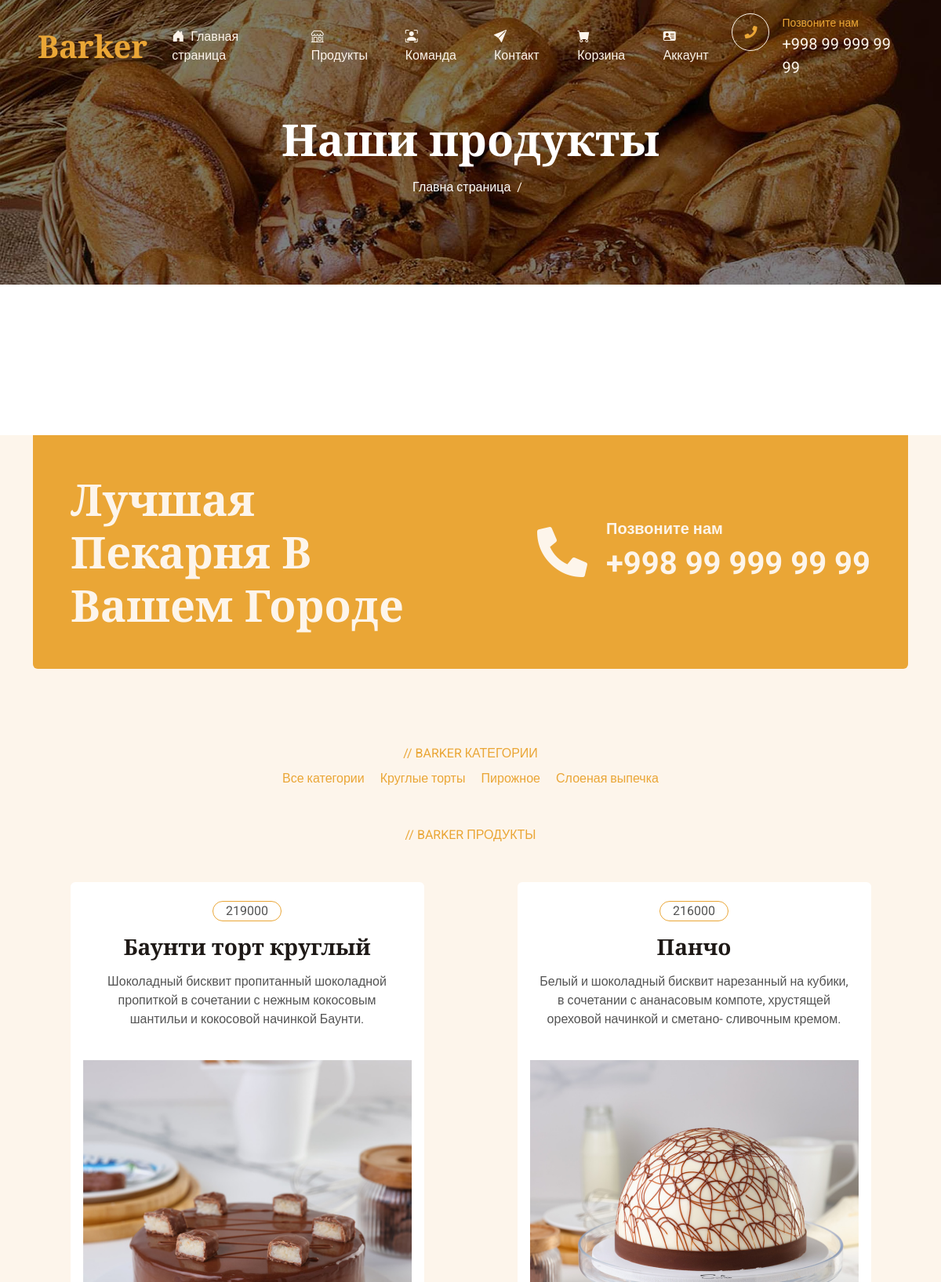
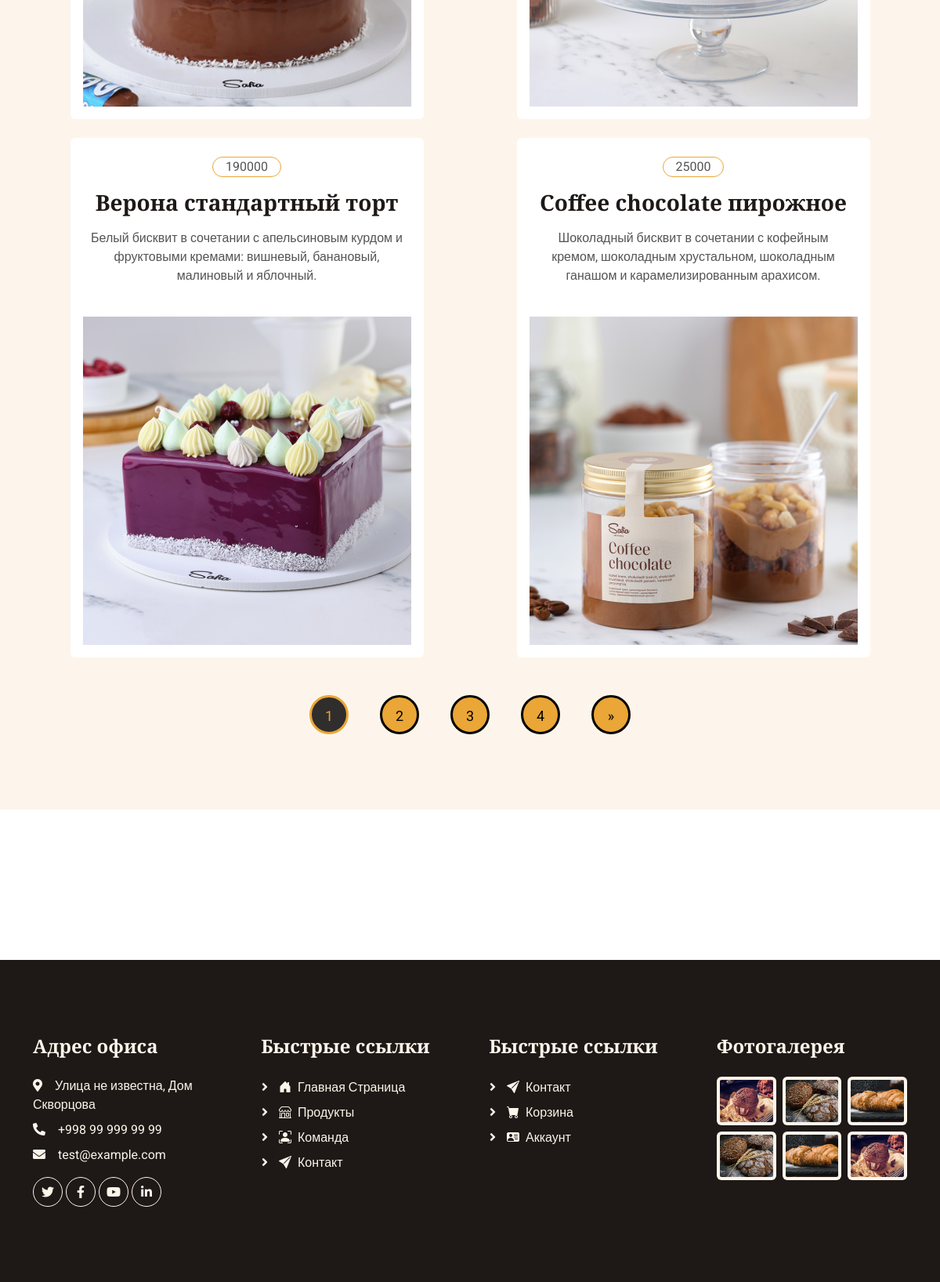
Screenshot of /products/ with the database file from the repository (2 pictures, top to bottom).
### pages/models.py (models this page shows, shortened)
class Categories(models.Model):
    name = models.CharField(max_length=255, verbose_name='Имя категории')
    image = models.ImageField(upload_to='image/categories/', verbose_name='Картинка категории')
    def __str__(self):
        return self.name
    class Meta:
        ordering = ['pk']
        verbose_name = 'Категория'
        verbose_name_plural = 'Категории'

class Products(models.Model):
    title = models.CharField(max_length=255, verbose_name='Заголовок')
    price = models.IntegerField(default=0, verbose_name='Стоимость')
    category = models.ForeignKey(Categories, on_delete=models.CASCADE, verbose_name='Категория')
    description = models.TextField(verbose_name='Описание на детальную страницу')
    quantity = models.IntegerField(default=0, verbose_name='Количество')
    slug = models.SlugField(max_length=255, verbose_name='ссылка до продукта')
    def get_first_image(self):
        photo = self.product_image.all().first()
        if photo is not None:
            return photo.image.url
        else:
            return 'https://kartinkof.club/uploads/posts/2022-06/1655949284_11-kartinkof-club-p-kartinki-s-nadpisyu-net-ya-s-gorla-12.jpg'
    def get_absolute_url(self):
        return reverse('detail_path', kwargs={'slug_path': self.slug})
    class Meta:
        ordering = ['pk']
        verbose_name = 'Продукт'
        verbose_name_plural = 'Продукты'

class ProductGallery(models.Model):
    product = models.ForeignKey(Products, on_delete=models.CASCADE, related_name='product_image')
    image = models.ImageField(upload_to=f'image/product/', blank=True, null=True)

### pages/views.py (the view)
# urls.py: path('products/', views.ListProductPages.as_view(), name='product_list_path'),
class ListProductPages(ListView):
    model = Products
    context_object_name = 'products'
    template_name = 'pages/list_product.html'
    paginate_by = 4
    extra_context = {
        'title': 'Продукты Barker',
        'title_header': 'Наши продукты'
    }

### pages/templatetags/pages_simple_tag.py (called while the page is built)
def translator_text(text):
    connect_trans = Translator()
    return connect_trans.translate(text, dest='ru').text

@register.simple_tag()
def get_categories():
    return Categories.objects.all()

@register.simple_tag()
def get_path_page(path):
    list_text_in_path = list(filter(lambda t: len(t) > 0, str(path).split('/')))
    if '-' in list_text_in_path[::-1][0]:
        trash_obj = list_text_in_path[::-1][0]
        list_text_in_path.remove(trash_obj)
    content = list(map(translator_text, list_text_in_path))
    content.insert(0, 'Главна страница')
    return [word.capitalize for word in content]

### pages/templates/pages/list_product.html (shortened to what this page needs)
{% extends 'base.html' %}
{% load pages_simple_tag %}
{% block content %}
{% include 'pages_component/_header.html' %}
<div class="container-xxl bg-light my-6 py-6 pt-0" style="margin: 12rem 0;">
    <div class="container">
        <div class="bg-primary text-light rounded-bottom p-5 my-6 mt-0 wow fadeInUp" data-wow-delay="0.1s">
            <div class="row g-4 align-items-center">
                <div class="col-lg-6">
                    <h1 class="display-4 text-light mb-0">Лучшая Пекарня В Вашем Городе</h1>
                </div>
                <div class="col-lg-6 text-lg-end">
                    <div class="d-inline-flex align-items-center text-start">
                        <i class="fa fa-phone-alt fa-4x flex-shrink-0"></i>
                        <div class="ms-4">
                            <p class="fs-5 fw-bold mb-0">Позвоните нам</p>
                            <p class="fs-1 fw-bold mb-0">+998 99 999 99 99</p>
                        </div>
                    </div>
                </div>
            </div>
        </div>
        <div class="text-center mx-auto mb-5 wow fadeInUp" data-wow-delay="0.1s" style="max-width: 500px;">
            <p class="text-primary text-uppercase mb-2">// Barker Категории</p>
            {% get_categories as categories %}
            <div class="d-flex justify-content-around mb-5">
                <a href="{% url 'product_list_path' %}">Все категории</a>
                {% for category in categories %}
                <a href="{% url 'show_category_path' category.name %}">{{ category }}</a>
                {% endfor %}
            </div>
            <p class="text-primary text-uppercase mb-2">// Barker Продукты</p>
        </div>
        <div class="row g-4">
            {% for product in products %}
            <div class="col-lg-5 col-md-6 wow fadeInUp mx-auto" data-wow-delay="0.{{ forloop.counter }}s">
                <div class="product-item d-flex flex-column bg-white rounded overflow-hidden h-100">
                    <div class="text-center p-4">
                        <div class="d-inline-block border border-primary rounded-pill px-3 mb-3">
                            {{ product.price }}
                        </div>
                        <h3 class="mb-3">{{ product.title }}</h3>
                        <span>{{ product.description }}</span>
                    </div>
                    <div class="position-relative mt-auto">
                        <img class="img-fluid p-3" src="{{ product.get_first_image }}" alt="">
                    </div>
                </div>
            </div>
            {% endfor %}
        </div>
        {% if products %}
        <div class="d-flex justify-content-center mt-5">
            <div class="d-flex justify-content-between">
                {% for p in page_obj.paginator.page_range %}
                {% if p == page_obj.number %}
                <a class="custom-page-link-active" href="?page={{ p }}">
                    {{ p }}
                </a>
                {% else %}
                <a class="custom-page-link" href="?page={{ p }}">
                    {{ p }}
                </a>
                {% endif %}
                {% endfor %}
                {% if page_obj.has_next %}
                <a class="custom-page-link" href="?page={{ page_obj.next_page_number }}"
                   aria-label="Next">
                    <span aria-hidden="true">&raquo;</span>
                </a>
                {% endif %}
            </div>
        </div>
        {% endif %}
    </div>
</div>
{% endblock content %}

### templates/base.html (shortened to what this page needs)
<!DOCTYPE html>
<html lang="en">
<head>
    {% include 'connections/_link_css.html' %}
</head>
<body>
{% include 'components/_navbar.html' %}
{% block content %}
{% endblock content %}
{% include 'components/_footer.html' %}
</body>
</html>

### templates/connections/_link_css.html (shortened to what this page needs)
{% load static %}
<link href="https://cdnjs.cloudflare.com/ajax/libs/font-awesome/5.10.0/css/all.min.css" rel="stylesheet">
<link rel="stylesheet" href="https://cdn.jsdelivr.net/npm/bootstrap-icons@1.11.3/font/bootstrap-icons.min.css">
<link href="{% static 'lib/animate/animate.min.css' %}" rel="stylesheet">
<link href="{% static 'lib/owlcarousel/assets/owl.carousel.min.css' %}" rel="stylesheet">
<link href="{% static 'css/bootstrap.min.css' %}" rel="stylesheet">
<link href="{% static 'css/style.css' %}" rel="stylesheet">

### templates/components/_navbar.html (shortened to what this page needs)
<nav class="navbar navbar-expand-lg navbar-dark fixed-top py-lg-0 px-lg-5 wow fadeIn" data-wow-delay="0.1s">
    <a href="index.html" class="navbar-brand ms-4 ms-lg-0">
        <h1 class="text-primary m-0">Barker</h1>
    </a>
    <div class="collapse navbar-collapse" id="navbarCollapse">
        <div class="navbar-nav mx-auto p-4 p-lg-0">
            <a href="{% url 'index_path' %}" class="nav-item nav-link {% if active == 'home' %} active {% endif %}">
                <i class="bi bi-house-door-fill pe-2"></i>Главная страница
            </a>
            <a href="{% url 'product_list_path' %}"
               class="nav-item nav-link {% if active == 'shop' %} active {% endif %}">
                <i class="bi bi-shop pe-2"></i>Продукты
            </a>
            <a href="{% url 'team_path' %}" class="nav-item nav-link {% if active == 'team' %} active {% endif %}">
                <i class="bi bi-person-bounding-box pe-2"></i>Команда
            </a>
            <a href="{% url 'index_path' %}"
               class="nav-item nav-link {% if active == 'send_gmail' %} active {% endif %}">
                <i class="bi bi-send-fill pe-2"></i>Контакт
            </a>
            <a href="{% url 'index_path' %}" class="nav-item nav-link {% if active == 'card' %} active {% endif %}">
                <i class="bi bi-cart-fill pe-2"></i>Корзина
            </a>
            {% if not request.user.is_authenticated %}
            <a href="{% url 'index_path' %}" class="nav-item nav-link {% if active == 'account' %} active {% endif %}"
               data-bs-toggle="modal" data-bs-target="#exampleModalLogic">
                <i class="bi bi-person-vcard-fill"></i>
                Аккаунт
            </a>
            {% else %}
            <a href="{% url 'index_path' %}" class="nav-item nav-link" data-bs-toggle="modal"
               data-bs-target="#exampleModalLogout">
                <i class="bi bi-person-fill-x"></i>
                Выйти из аккаунта
            </a>
            {% endif %}
        </div>
        <div class=" d-none d-lg-flex">
            <div class="flex-shrink-0 btn-lg-square border border-light rounded-circle">
                <i class="fa fa-phone text-primary"></i>
            </div>
            <div class="ps-3">
                <small class="text-primary mb-0">Позвоните нам</small>
                <p class="text-light fs-5 mb-0">+998 99 999 99 99</p>
            </div>
        </div>
    </div>
</nav>

### pages/templates/pages_component/_header.html
{% load pages_simple_tag %}
<div class="container-fluid page-header py-6 wow fadeIn" data-wow-delay="0.1s">
    <div class="container text-center pt-5 pb-3">
        <h1 class="display-4 text-white animated slideInDown mb-3">{{ title_header }}</h1>
        <nav aria-label="breadcrumb animated slideInDown">
            {% get_path_page request.path as path %}
            <ol class="breadcrumb justify-content-center mb-0">
                {% for p in path %}
                {% if forloop.first %}
                <li class="breadcrumb-item"><a class="text-white" href="#">{{ p }}</a></li>
                {% elif forloop.last %}
                <li class="breadcrumb-item text-primary active" aria-current="page">{{ p }}</li>
                {% else %}
                <li class="breadcrumb-item"><a class="text-white" href="#">{{ p }}</a></li>
                {% endif %}
                {% endfor %}
            </ol>
        </nav>
    </div>
</div>

### templates/connections/_script_js.html (shortened to what this page needs)
{% load static %}

### templates/components/_footer.html
{% load static %}
<div class="container-fluid bg-dark text-light footer my-6 mb-0 py-5 wow fadeIn" data-wow-delay="0.1s">
    <div class="container py-5">
        <div class="row g-5">
            <div class="col-lg-3 col-md-6">
                <h4 class="text-light mb-4">Адрес офиса</h4>
                <p class="mb-2"><i class="fa fa-map-marker-alt me-3"></i>Улица не известна, Дом Скворцова</p>
                <p class="mb-2"><i class="fa fa-phone-alt me-3"></i>+998 99 999 99 99</p>
                <p class="mb-2"><i class="fa fa-envelope me-3"></i>test@example.com</p>
                <div class="d-flex pt-2">
                    <a class="btn btn-square btn-outline-light rounded-circle me-1" href="">
                        <i class="fab fa-twitter"></i>
                    </a>
                    <a class="btn btn-square btn-outline-light rounded-circle me-1" href="">
                        <i class="fab fa-facebook-f"></i>
                    </a>
                    <a class="btn btn-square btn-outline-light rounded-circle me-1" href="">
                        <i class="fab fa-youtube"></i>
                    </a>
                    <a class="btn btn-square btn-outline-light rounded-circle me-0" href="">
                        <i class="fab fa-linkedin-in"></i>
                    </a>
                </div>
            </div>
            <div class="col-lg-3 col-md-6">
                <h4 class="text-light mb-4">Быстрые ссылки</h4>
                <a class="btn btn-link" href="">
                    <i class="bi bi-house-door-fill pe-2"></i>Главная страница
                </a>
                <a class="btn btn-link" href="">
                    <i class="bi bi-shop pe-2"></i>Продукты
                </a>
                <a class="btn btn-link" href="">
                    <i class="bi bi-person-bounding-box pe-2"></i>Команда
                </a>
                <a class="btn btn-link" href="">
                    <i class="bi bi-send-fill pe-2"></i>Контакт
                </a>
            </div>
            <div class="col-lg-3 col-md-6">
                <h4 class="text-light mb-4">Быстрые ссылки</h4>
                <a class="btn btn-link" href="">
                    <i class="bi bi-send-fill pe-2"></i>Контакт
                </a>
                <a class="btn btn-link" href="">
                    <i class="bi bi-cart-fill pe-2"></i>Корзина
                </a>
                {% if not request.user.is_authenticated %}
                <a class="btn btn-link" href="">
                    <i class="bi bi-person-vcard-fill pe-2"></i>Аккаунт
                </a>
                {% else %}
                <a class="btn btn-link" href="">
                    <i class="bi bi-person-fill-x pe-2"></i>Выйти из аккаунта
                </a>
                {% endif %}
            </div>
            <div class="col-lg-3 col-md-6">
                <h4 class="text-light mb-4">Фотогалерея</h4>
                <div class="row g-2">
                    <div class="col-4">
                        <img class="img-fluid bg-light rounded p-1" src="{% static 'img/product-1.jpg' %}" alt="Image">
                    </div>
                    <div class="col-4">
                        <img class="img-fluid bg-light rounded p-1" src="{% static 'img/product-2.jpg' %}" alt="Image">
                    </div>
                    <div class="col-4">
                        <img class="img-fluid bg-light rounded p-1" src="{% static 'img/product-3.jpg' %}" alt="Image">
                    </div>
                    <div class="col-4">
                        <img class="img-fluid bg-light rounded p-1" src="{% static 'img/product-2.jpg' %}" alt="Image">
                    </div>
                    <div class="col-4">
                        <img class="img-fluid bg-light rounded p-1" src="{% static 'img/product-3.jpg' %}" alt="Image">
                    </div>
                    <div class="col-4">
                        <img class="img-fluid bg-light rounded p-1" src="{% static 'img/product-1.jpg' %}" alt="Image">
                    </div>
                </div>
            </div>
        </div>
    </div>
</div>

### static/css/style.css (style rules this page uses)
:root { --primary: #EAA636; --secondary: #545454; --light: #FDF5EB; --dark: #1E1916; }
h4, h5, h6, .h4, .h5, .h6 { font-weight: 600 !important; }
.py-6 { padding-top: 6rem; padding-bottom: 6rem; }
.my-6 { margin-top: 6rem; margin-bottom: 6rem; }
.btn { font-weight: 500; transition: .5s; }
.btn-square { width: 38px; height: 38px; }
.btn-lg-square { width: 48px; height: 48px; }
.btn-square, .btn-sm-square, .btn-lg-square { padding: 0; display: flex; align-items: center; justify-content: center; font-weight: normal; }
.navbar .navbar-nav .nav-link { padding: 35px 15px; color: var(--light); outline: none; }
.navbar.fixed-top { transition: .5s; }
.page-header { margin-bottom: 6rem; background: linear-gradient(rgba(0, 0, 0, .5), rgba(0, 0, 0, .5)), url(../img/carousel-1.jpg) center center no-repeat; background-size: cover; }
.breadcrumb-item+.breadcrumb-item::before { color: var(--light); }
.product-item { transition: .5s; }
.footer .btn.btn-link { display: block; margin-bottom: 5px; padding: 0; text-align: left; color: var(--light); font-weight: normal; text-transform: capitalize; transition: .3s; }
.footer .btn.btn-link::before { position: relative; content: "\f105"; font-family: "Font Awesome 5 Free"; font-weight: 900; color: var(--light); margin-right: 10px; }
.custom-page-link { color: #000; width: 50px; height: 50px; text-align: center; font-size: 18px; padding: 10px 0px; display: block; border-radius: 50px; margin: 0px 20px; border-radius: 50px; border: 3px solid #000; background-color: #EAA636 }
.custom-page-link-active { color: #EAA636; width: 50px; height: 50px; text-align: center; font-size: 18px; padding: 10px 0px; display: block; border-radius: 50px; margin: 0px 20px; border: 3px solid #EAA636; background-color: #302d2d; }

### rows the page displays
Categories: name "Круглые торты"
Categories: name "Пирожное"
Categories: name "Слоеная выпечка"
Products: price "219000", title "Баунти торт круглый", description "Шоколадный бисквит пропитанный шоколадной пропиткой в сочетании с нежным кокосовым шантильи и кокосовой начинкой Баунти.", get_first_image (picture)
Products: price "216000", title "Панчо", description "Белый и шоколадный бисквит нарезанный на кубики, в сочетании с ананасовым компоте, хрустящей ореховой начинкой и сметано- сливочным кремом.", get_first_image (picture)
Products: price "190000", title "Верона стандартный торт", description "Белый бисквит в сочетании с апельсиновым курдом и фруктовыми кремами: вишневый, банановый, малиновый и яблочный.", get_first_image (picture)
Products: price "25000", title "Coffee chocolate пирожное", description "Шоколадный бисквит в сочетании с кофейным кремом, шоколадным хрустальном, шоколадным ганашом и карамелизированным арахисом.", get_first_image (picture)

### other values shown
{{ title_header }} "Наши продукты"
{{ p }} "Главна страница"
{{ p }} "1"
{{ p }} "2" "3" "4"
